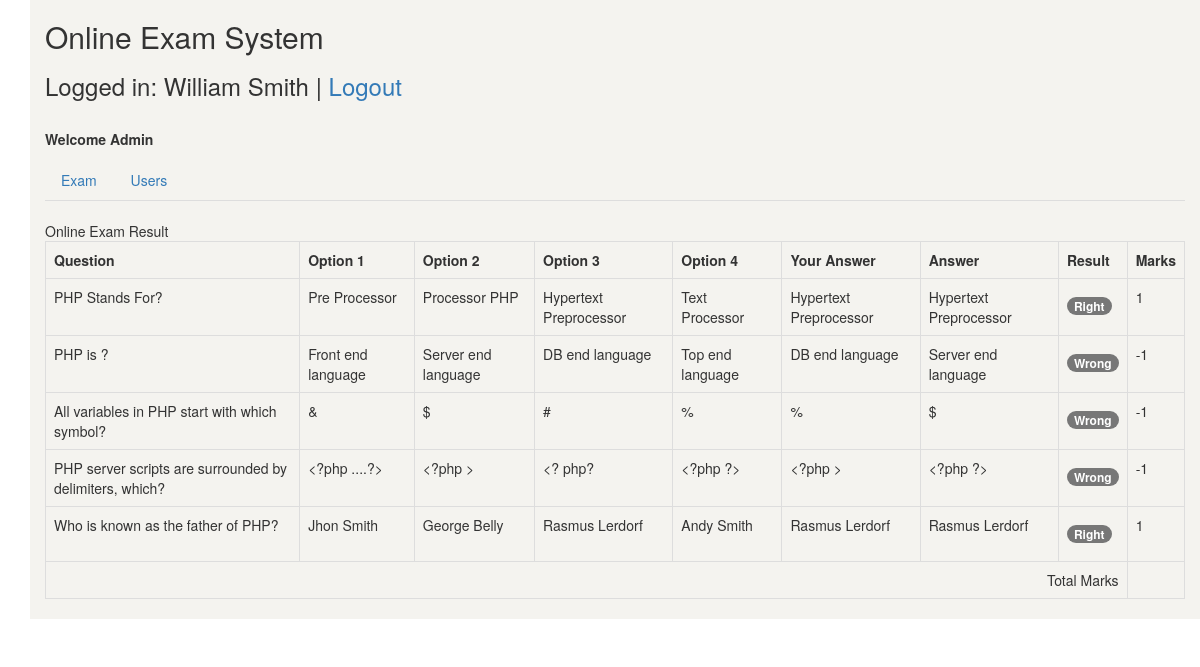
/view_result.php?exam_id=1 (signed in), run on the app's committed database.
### tables this page shows
CREATE TABLE `online_exam_question` (
  `id` int(11) NOT NULL,
  `exam_id` int(11) NOT NULL,
  `question` text NOT NULL,
  `answer` enum('1','2','3','4') NOT NULL
);

CREATE TABLE `online_exam_option` (
  `id` int(11) NOT NULL,
  `question_id` int(11) NOT NULL,
  `option` int(2) NOT NULL,
  `title` varchar(250) NOT NULL
);

CREATE TABLE `online_exam_question_answer` (
  `id` int(11) NOT NULL,
  `user_id` int(11) NOT NULL,
  `exam_id` int(11) NOT NULL,
  `question_id` int(11) NOT NULL,
  `user_answer_option` enum('0','1','2','3','4') NOT NULL,
  `marks` varchar(20) NOT NULL
);

### class/Exam.php (called while the page is built, shortened)
<?php
class Exam {
	private $questionTable = 'online_exam_question';
	private $questionAnswerTable = 'online_exam_question_answer';
	private $optionTable = 'online_exam_option';
	private $conn;
	public function __construct($db){
        $this->conn = $db;
    }
	public function getExamResults () {
		if($this->exam_id) {
			$whereSQL = '';
			$sqlQuery = "
				SELECT answer.question_id, answer.marks, question.question, question.answer, answer.user_answer_option
				FROM ".$this->questionTable." question
				LEFT JOIN ".$this->questionAnswerTable." answer ON answer.question_id = question.id
				WHERE question.exam_id = ? $whereSQL";
			$stmt = $this->conn->prepare($sqlQuery);
			$stmt->bind_param("i", $this->exam_id);
			$stmt->execute();
			$result = $stmt->get_result();
			$records = array();
			while ($examResult = $result->fetch_assoc()) {
				$rows = array();
				$rows['question_id'] = $examResult['question_id'];
				$rows['marks'] = $examResult['marks'];
				$rows['question'] = $examResult['question'];
				$rows['answer'] = $examResult['answer'];
				$rows['user_answer_option'] = $examResult['user_answer_option'];
				$records[] = $rows;
			}
			return $records;
		}
	}
	public function getQuestopnOptions ($questionId) {
		if($questionId) {
			$sqlQuery = "
				SELECT id, question_id, option, title
				FROM ".$this->optionTable." question
				WHERE question_id = '".$questionId."'";
			$stmt = $this->conn->prepare($sqlQuery);
			$stmt->execute();
			$result = $stmt->get_result();
			$records = array();
			while ($option = $result->fetch_assoc()) {
				$rows = array();
				$rows['option'] = $option['option'];
				$rows['title'] = $option['title'];
				$records[] = $rows;
			}
			return $records;
		}
	}
	public function getExamTotalMarks () {
		if($this->exam_id) {
			$sqlQuery = "
				SELECT SUM(marks) as mark
				FROM ".$this->questionAnswerTable."
				WHERE user_id = '".$_SESSION["userid"]."' AND exam_id = '".$this->exam_id."'";
			$stmt = $this->conn->prepare($sqlQuery);
			$stmt->execute();
			$result = $stmt->get_result();
			$records = array();
			while ($marks = $result->fetch_assoc()) {
				$rows = array();
				$rows['mark'] = $marks['mark'];
				$records[] = $rows;
			}
			return $records;
		}
	}
}
?>

### view_result.php (the view, shortened to what this page needs)
<?php
include_once 'class/User.php';
include_once 'class/Exam.php';
$database = new Database();
$db = $database->getConnection();
$exam = new Exam($db);
if(!empty($_GET['exam_id'])) {
	$exam->exam_id = $_GET['exam_id'];
}
include('inc/header.php');
?>
<link rel="stylesheet" href="css/dataTables.bootstrap.min.css" />
<link rel="stylesheet" href="css/TimeCircles.css" />
<?php include('inc/container.php');?>
<div class="container" style="background-color:#f4f3ef;">
	<h2>Online Exam System</h2>
	<?php include('top_menus.php'); ?>
	<br>
<?php
$examResult =  $exam->getExamResults();
?>
	<div class="card">
		<div class="card-header">
			<div class="row">
				<div class="col-md-8">Online Exam Result</div>
			</div>
		</div>
		<div class="card-body">
			<div class="table-responsive">
				<table class="table table-bordered table-hover">
					<tr>
						<th>Question</th>
						<th>Option 1</th>
						<th>Option 2</th>
						<th>Option 3</th>
						<th>Option 4</th>
						<th>Your Answer</th>
						<th>Answer</th>
						<th>Result</th>
						<th>Marks</th>
					</tr>
					<?php
					foreach($examResult as $results) {
						$examResults  = $exam->getQuestopnOptions($results["question_id"]);
						$userAnswer = '';
						$orignalAnswer = '';
						$questionResult = '';
						if($results['marks'] > '0')	{
							$questionResult = '<h4 class="badge badge-success">Right</h4>';
						}
						if($results['marks'] < '0')	{
							$questionResult = '<h4 class="badge badge-danger">Wrong</h4>';
						}
						echo '
						<tr>
							<td>'.$results['question'].'</td>';
						foreach($examResults as $questionOption){
							echo '<td>'.$questionOption["title"].'</td>';
							if($questionOption["option"] == $results['user_answer_option']) {
								$userAnswer = $questionOption['title'];
							}
							if($questionOption['option'] == $results['answer']){
								$orignalAnswer = $questionOption['title'];
							}
						}
						echo '
						<td>'.$userAnswer.'</td>
						<td>'.$orignalAnswer.'</td>
						<td>'.$questionResult.'</td>
						<td>'.$results["marks"].'</td>
					</tr>';
					}
					$marksResult = $exam->getExamTotalMarks();
					foreach($marksResult as $marks){
					?>
					<tr>
						<td colspan="8" align="right">Total Marks</td>
						<td align="right"><?php echo $marks["mark"]; ?></td>
					</tr>
					<?php
					}
					?>
				</table>
			</div>
		</div>
	</div>
</div>
 <?php include('inc/footer.php');?>

### inc/header.php (shortened to what this page needs)
<!DOCTYPE html>
<html>
<head>
<link rel="stylesheet" href="https://maxcdn.bootstrapcdn.com/bootstrap/3.3.5/css/bootstrap.min.css">
<link rel="stylesheet" href="https://maxcdn.bootstrapcdn.com/bootstrap/3.3.5/css/bootstrap-theme.min.css">

### inc/container.php
</head>
<body class="">
<div class="container" style="min-height:500px;">

### top_menus.php (shortened to what this page needs)
<h3><?php if($_SESSION["userid"]) { echo "Logged in: ".ucfirst($_SESSION["name"]); } ?> | <a href="logout.php">Logout</a> </h3><br>
<p><strong>Welcome <?php echo ucfirst($_SESSION["role"]); ?></strong></p>
<ul class="nav nav-tabs">
	<?php if($_SESSION["role"] == 'admin') { ?>
		<li id="exam" class="active"><a href="exam.php">Exam</a></li>
		<li id="user"><a href="user.php">Users</a></li>
	<?php } ?>
</ul>

### inc/footer.php (shortened to what this page needs)
</body>
</html>

### data on the page
online_exam_question: question "PHP Stands For?", online_exam_option.title "Hypertext Preprocessor", shows "Right", online_exam_question_answer.marks "1"
online_exam_option: title "Pre Processor"
online_exam_option: title "Processor PHP"
online_exam_option: title "Hypertext Preprocessor"
online_exam_option: title "Text Processor"
online_exam_question: question "PHP is ?", online_exam_option.title "DB end language", online_exam_option.title "Server end language", shows "Wrong", online_exam_question_answer.marks "-1"
online_exam_option: title "Front end language"
online_exam_option: title "Server end language"
online_exam_option: title "DB end language"
online_exam_option: title "Top end language"
online_exam_question: question "All variables in PHP start with which symbol?", title "&", title "$", title "#", title "%", userAnswer "%", orignalAnswer "$", shows "Wrong", online_exam_question_answer.marks "-1"
online_exam_question: question "PHP server scripts are surrounded by delimiters, which?", online_exam_option.title "<?php >", online_exam_option.title "<?php ?>", shows "Wrong", online_exam_question_answer.marks "-1"
online_exam_option: title "<?php ....?>"
online_exam_option: title "<?php >"
online_exam_option: title "<? php?"
online_exam_option: title "<?php ?>"
online_exam_question: question "Who is known as the father of PHP?", online_exam_option.title "Rasmus Lerdorf", shows "Right", online_exam_question_answer.marks "1"
online_exam_option: title "Jhon Smith"
online_exam_option: title "George Belly"
online_exam_option: title "Rasmus Lerdorf"
online_exam_option: title "Andy Smith"

### other printed values
$_SESSION["name"] "William Smith"
$_SESSION["role"] "Admin"
